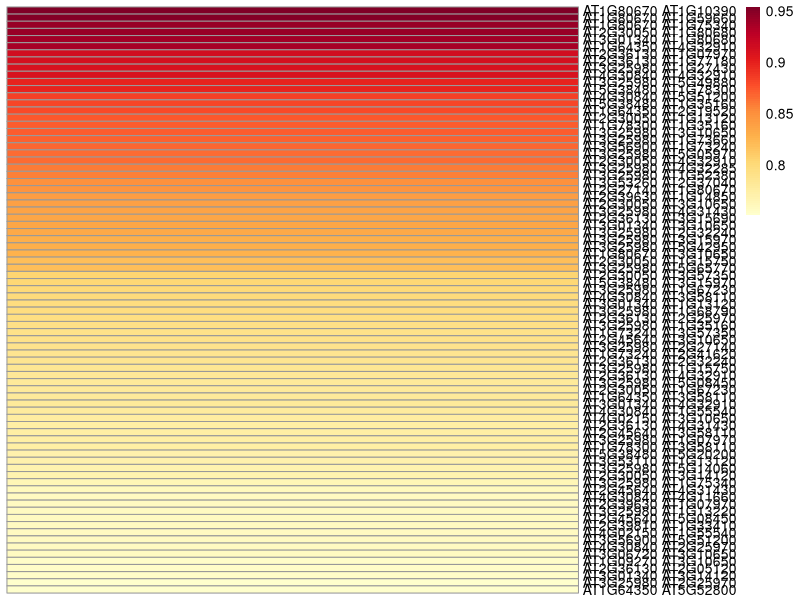

Source code (R):
library(pheatmap)
library(RColorBrewer)

# Read data
data <- read.table(file = 'NPC_prediction_scores.txt', sep = '\t', header = TRUE)

# Subset data
data_subset <- subset(data, ipTM > 0.75)

# Create a new matrix new row names
concat_names <- paste(data_subset$Pair1, data_subset$Pair2, sep = " ")
data_new <- matrix( data = data_subset$ipTM, ncol = 1)
rownames(data_new) <- concat_names

# Create heatmaps
cols <- c(colorRampPalette(brewer.pal(9, "YlOrRd"))(100))
pheatmap(data_new, color = cols,
         cluster_row  = FALSE, cluster_cols = FALSE )
